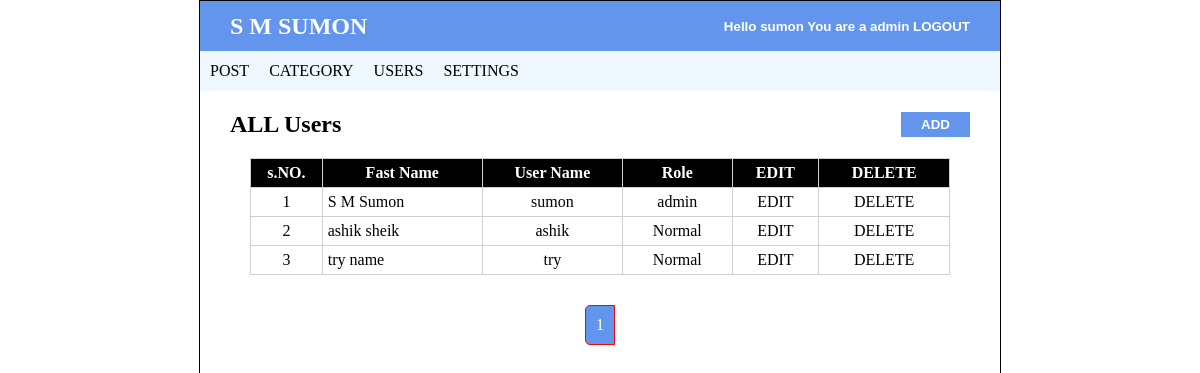
Page /admin/users.php (signed in) on the committed database.
### tables this page shows
CREATE TABLE `settings` (
  `websitename` varchar(60) NOT NULL,
  `logo` varchar(50) NOT NULL,
  `footerdesc` varchar(255) NOT NULL
);

CREATE TABLE `users` (
  `user_id` int NOT NULL,
  `first_name` varchar(40) DEFAULT NULL,
  `last_name` varchar(30) DEFAULT NULL,
  `username` varchar(30) DEFAULT NULL,
  `password` varchar(40) DEFAULT NULL,
  `role` int DEFAULT NULL
);

### admin/users.php (the view, shortened to what this page needs)
<?php
    include 'header.php';
?>
<!DOCTYPE html>
<html lang="en">
<head>
    <link rel="stylesheet" href="../css/style.css">
</head>
<body>
    <section id="add_button_section">
        <h1>ALL Users</h1>
        <button><a href="add_users.php">ADD</a></button>
    </section>
    <section id="table_user_section">
        <?php
            include "config.php";
            $limit = 3;
            if(isset($_GET['page'])){
                $page = $_GET['page'];
            }else{
                $page  =1;
            }
            $offset = ($page - 1) * $limit;
            $sql = "SELECT * FROM users ORDER BY user_id LIMIT {$offset},{$limit}";
            $result = mysqli_query($conn,$sql) or die("Connection Failed");
            if(mysqli_num_rows($result) > 0 ){
        ?>
        <table border="black" cellpadding ="50" >
            <thead>
                <th>s.NO.</th>
                <th>Fast Name</th>
                <th>User Name</th>
                <th>Role</th>
                <th>EDIT</th>
                <th>DELETE</th>
            </thead>
            <tr>
            <?php
                $serial = 1;
                while($row  = mysqli_fetch_assoc($result)){
            ?>
                <td><?php echo $serial;?></td>
                <td style="text-align:start;"><?php echo $row['first_name']." ". $row['last_name'];?></td>
                <td><?php echo $row['username']?></td>
                <td><?php
                    if($row['role']==1){
                        echo "admin";
                    }else{
                        echo "Normal";
                    }
                ?></td>
                <td><a class="user_edit" href="update_user.php?id=<?php echo $row['user_id'];?>">EDIT</a></td>
                <td><a class="user_delete" href="delete_user.php?id=<?php echo $row['user_id'];?>">DELETE</a></td>
            </tr>
            <?php
                $serial++;
                }
            ?>
        </table>
        <?php
            }
        ?>
    </section>
    <section id="paginations_user_Section">
        <?php
            $sql1 = "SELECT * FROM users";
            $result1 = mysqli_query($conn,$sql1) or die("Suery failed");
            if(mysqli_num_rows($result1) > 0){
                $total_records = mysqli_num_rows($result1);
                $total_pages = ceil($total_records / $limit);
                for ($i = 1; $i <= $total_pages; $i++ ){
                    if($i == $page){
                        $active = "activedddd";
                    }else{
                        $active = "";
                    }
                   echo " <a class='{$active}' href='users.php?page={$i}'>$i</a> " ;
                }
            }
        ?>
    </section>
</body>
</html>

### admin/header.php (shortened to what this page needs)
<!DOCTYPE html>
<html lang="en">
<head>
    <link rel="stylesheet" href="../css/style.css">
</head>
<body class="admin_header_body">
<section id="user_header_section">
        <?php
            include "config.php";
            $sql = "SELECT * FROM settings";
            $result = mysqli_query($conn,$sql) or die("Connection Failed");
            if(mysqli_num_rows($result) > 0 ){
                while($row = mysqli_fetch_array($result)){
        ?>
        <h1><?php echo $row['websitename'];?></h1>
        <?php
                }
            }
        ?>
        <button><a href="logout.php">Hello <?php echo $_SESSION["username"];?> You are a <?php if($_SESSION["user_role"] ==1 ){echo "admin";}else{echo "User";}?> LOGOUT</a></button>
    </section>
    <section id="user_menu">
        <ul>
            <li><a href="post.php">POST</a></li>
            <?php
                if($_SESSION["user_role"] == 1){
            ?>
            <li><a href="category.php">CATEGORY</a></li>
            <li><a href="users.php">USERS</a></li>
            <li><a href="settings.php">SETTINGS</a></li>
            <?php }?>
        </ul>
    </section>
</body>
</html>

### css/style.css (style rules this page uses)
* { margin: 0; padding: 0; }
body { width: 1000PX; border: 1px solid black; margin: 0 auto; }
.admin_header_body { width: 800PX; height: 100vh; border: 1px solid black; margin: 0 auto; }
#user_header_section { background-color: cornflowerblue; height: 50px; width: auto; display: flex; justify-content: space-between; margin: 0; padding: 0 30px; text-align: center; align-items: center; color: white; }
#user_header_section button { background-color: cornflowerblue; border: none; color: white; font-weight: 800; }
#user_header_section button a { text-decoration: none; color: white; }
#user_menu { height: 40px; width: auto; background-color: aliceblue; align-items: center; display: flex; }
#user_menu ul li { float: left; list-style: none; }
#user_menu ul li a { padding: 11px 10px; color: rgb(0, 0, 0); text-decoration: none; }
#add_button_section { display: flex; justify-content: space-between; margin: 0; padding: 0 30px; text-align: center; align-items: center; margin-top: 20px; }
#add_button_section button { border: none; font-weight: 700; color: white; }
#add_button_section button a { padding: 5px 20px; color: white; text-decoration: none; background-color: cornflowerblue; }
#table_user_section table { margin: 0 auto; width: 700px; text-align: center; border-collapse: collapse; border: 1px solid rgb(208, 208, 208); margin-top: 20px; }
#table_user_section table th { background-color: black; color: white; padding: 5px 0; }
#table_user_section table td { padding: 5px 5px; }
.user_edit { text-decoration: none; color: black; }
.user_delete { text-decoration: none; color: black; }
#paginations_user_Section { display: flex; justify-content: center; margin-top: 30px; }
#paginations_user_Section a { padding: 10px; text-decoration: none; background-color:cornflowerblue ; margin: 0 5px; color: white; }
.activedddd { border: 1px solid red; background-color: aqua; border-radius: 10px; }
#paginations_user_Section a:last-child { border-radius: 0 5px 5px 0 ; }
#paginations_user_Section a:first-child { border-radius: 5px 0 0 5px ; }
a { text-decoration: none; }

### rows in the picture
settings: websitename "S M SUMON"
users: first_name "S M", last_name "Sumon", username "sumon", role "admin"
users: first_name "ashik", last_name "sheik", username "ashik", role "Normal"
users: first_name "try", last_name "name", username "try", role "Normal"

### other values in the picture
$_SESSION["username"] "sumon"
